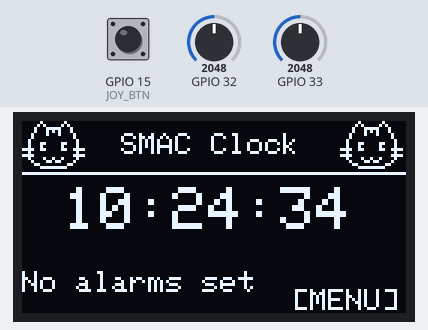
A sketch run on a simulated ESP32. Parts: 128×64 one-colour display. The test bench sets the inputs (shaded band); at power-on: GPIO 15 (JOY_BTN) HIGH, GPIO 33 = 2048, GPIO 32 = 2048. WiFi joins after 1.5 s; servers stay silent unless stated; I2S audio is not simulated (input reads silence); the local clock reads 2024-03-15 10:24:30 at power-on unless the sketch sets it; what the sketch prints to the serial monitor is not drawn.

Above: at 3.7 s.
At 4.8 s:
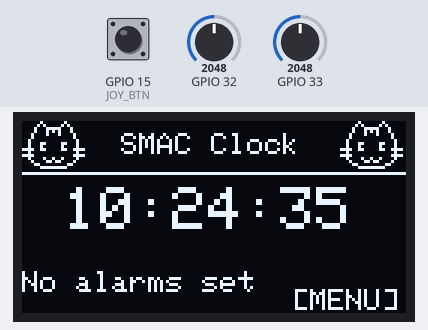
4.9 s: GPIO 15 (JOY_BTN) pulled LOW for 0.15 s
At 5.7 s:
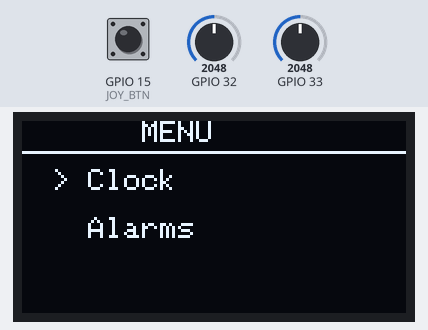
6.5 s: GPIO 33 set to 1053
8.0 s: GPIO 33 set to 936
At 8.15 s:
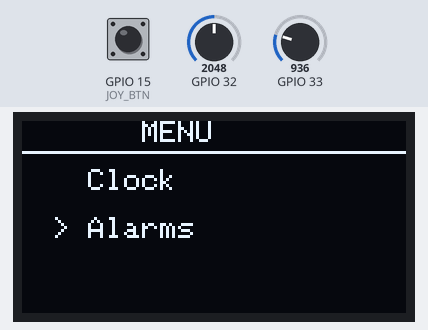
10.1 s: GPIO 15 (JOY_BTN) pulled LOW for 3.2 s
At 10.64 s:
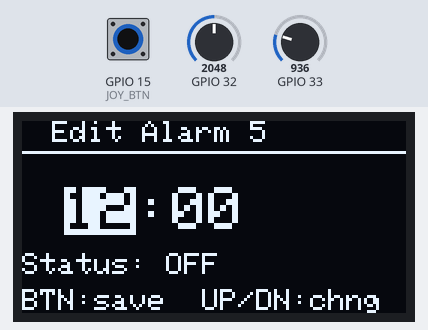
13.9 s: GPIO 15 (JOY_BTN) pulled LOW for 1 s
At 14.14 s:
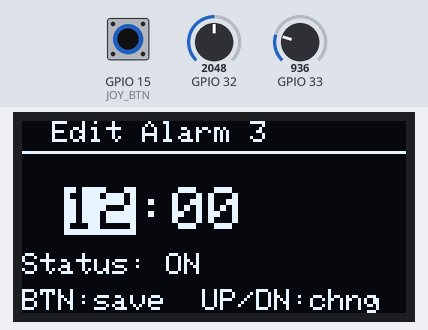
15.5 s: GPIO 33 set to 1040
Timing chart, 0 to 18.0 s (numbered marks = the images above; inputs shaded):
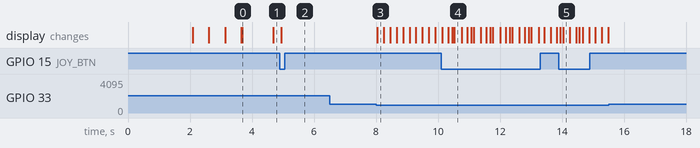

Measured:
- the behaviour switches between 1000 and 999 on GPIO 33 (found by bisection; images 2 and 3)
- after the input at 4.9 s, the display: changes after 0.05 s (image 2)
- after the input at 6.5 s, every drawn part: stays the same
- after the input at 8.0 s, the display: changes after 0.05 s (image 3)
- after the input at 10.1 s, the display: first changes at once (image 4 shows a later state)
- after the input at 13.9 s, the display: first changes at once (image 5 shows a later state)
- after the input at 15.5 s, every drawn part: stays the same
- what the display in image 0 shows lasts 1.0 s, from 3.7 s to 4.7 s

The sketch:

smac_program_5_alarm.ino
```cpp
#include <Wire.h>
#include <Adafruit_GFX.h>
#include <Adafruit_SSD1306.h>
#include "driver/i2s.h"
#include "driver/adc.h"
#include <math.h>
#include <WiFi.h>
#include <time.h>

const char* ssid     = "Eve";
const char* password = "iloveesp2026";

const char* ntpServer = "pool.ntp.org";
const long  gmtOffset = -18000;
const int   dstOffset = 3600;

#define SCREEN_WIDTH 128
#define SCREEN_HEIGHT 64
Adafruit_SSD1306 display(SCREEN_WIDTH, SCREEN_HEIGHT, &Wire, -1);

#define JOY_X    ADC1_CHANNEL_4
#define JOY_Y    ADC1_CHANNEL_5
#define JOY_BTN  15
#define JOY_HIGH 3000
#define JOY_LOW  1000

#define I2S_BCLK 12
#define I2S_LRC  14
#define I2S_DOUT 13

#define SAMPLE_RATE  44100
#define BEEP_FREQ    1000
#define BEEP_ON_MS   400
#define BEEP_OFF_MS  200
#define VOLUME       0.5

#define STOP_BTN JOY_BTN

// ── Screens ──
#define SCREEN_CLOCK        0
#define SCREEN_MENU         1
#define SCREEN_ALARM_LIST   2  // shows all alarms
#define SCREEN_SET_ALARM    3  // edit one alarm
#define SCREEN_ALARM_ON     4

int currentScreen = SCREEN_CLOCK;

// ── Menu ──
int menuIndex = 0;
const int MENU_ITEMS = 2;
String menuOptions[] = {"Clock", "Alarms"};

// ── Time ──
int clockH = 0, clockM = 0, clockS = 0;

// ── Multiple Alarms ──
#define MAX_ALARMS 5  // max number of alarms

struct Alarm {
  int h;
  int m;
  bool active;  // is this alarm enabled
};

Alarm alarms[MAX_ALARMS] = {
  {7, 0, false},
  {8, 0, false},
  {9, 0, false},
  {10, 0, false},
  {11, 0, false}
};

int alarmListIndex = 0;  // which alarm is selected in list
int editingAlarm = 0;    // which alarm is being edited
int editField = 0;       // 0 = hours, 1 = minutes
bool alarmRinging = false;
int ringingAlarmIdx = -1; // which alarm triggered

// ── Debounce ──
unsigned long lastJoyMove = 0;
#define JOY_DEBOUNCE 200 //in miliseconds
unsigned long lastBtnPress = 0;
#define BTN_DEBOUNCE 300

// ── Cat image ──
static const unsigned char PROGMEM cat_bits[] = {
  0x02,0x02,0x00,0x05,0x05,0x00,0x08,0xf8,0x80,0x08,0xa8,0x80,
  0x10,0x88,0x40,0x10,0x00,0x40,0x20,0x00,0x20,0x23,0x06,0x20,
  0x22,0x04,0x20,0xf3,0x06,0x78,0x20,0x00,0x20,0xf0,0x00,0x78,
  0x21,0x24,0x20,0x10,0xd8,0x40,0x0c,0x01,0x80,0x03,0xfe,0x00
};


// ADC

void setupADC() {
  adc1_config_width(ADC_WIDTH_BIT_12);
  adc1_config_channel_atten(ADC1_CHANNEL_4, ADC_ATTEN_DB_11);
  adc1_config_channel_atten(ADC1_CHANNEL_5, ADC_ATTEN_DB_11);
}

int readJoyX() { return adc1_get_raw(JOY_X); }
int readJoyY() { return adc1_get_raw(JOY_Y); }

//I2S AUDIO

void setupI2S() {
  i2s_config_t i2s_config = {
    .mode = (i2s_mode_t)(I2S_MODE_MASTER | I2S_MODE_TX),
    .sample_rate = SAMPLE_RATE,
    .bits_per_sample = I2S_BITS_PER_SAMPLE_16BIT,
    .channel_format = I2S_CHANNEL_FMT_RIGHT_LEFT,
    .communication_format = I2S_COMM_FORMAT_STAND_I2S,
    .intr_alloc_flags = ESP_INTR_FLAG_LEVEL1,
    .dma_buf_count = 8,
    .dma_buf_len = 64,
    .use_apll = false,
    .tx_desc_auto_clear = true
  };
  i2s_pin_config_t pin_config = {
    .bck_io_num   = I2S_BCLK,
    .ws_io_num    = I2S_LRC,
    .data_out_num = I2S_DOUT,
    .data_in_num  = I2S_PIN_NO_CHANGE
  };
  i2s_driver_install(I2S_NUM_0, &i2s_config, 0, NULL);
  i2s_set_pin(I2S_NUM_0, &pin_config);
}

void playBeep(int freq, int durationMs) {
  int samples = (SAMPLE_RATE * durationMs) / 1000;
  int16_t buffer[64];
  int bufIdx = 0;
  size_t bytesWritten;
  for (int i = 0; i < samples; i++) {
    float sample = sin(2.0 * M_PI * freq * i / SAMPLE_RATE);
    float fade = 1.0;
    int fadeLen = SAMPLE_RATE / 100;
    if (i < fadeLen) fade = (float)i / fadeLen;
    if (i > samples - fadeLen) fade = (float)(samples - i) / fadeLen;
    int16_t val = (int16_t)(sample * VOLUME * fade * 32767);
    buffer[bufIdx++] = val;
    buffer[bufIdx++] = val;
    if (bufIdx >= 64) {
      i2s_write(I2S_NUM_0, buffer, sizeof(buffer), &bytesWritten, portMAX_DELAY);
      bufIdx = 0;
    }
  }
  if (bufIdx > 0) {
    i2s_write(I2S_NUM_0, buffer, bufIdx * sizeof(int16_t), &bytesWritten, portMAX_DELAY);
  }
}

void playSilence(int durationMs) {
  int samples = (SAMPLE_RATE * durationMs) / 1000;
  int16_t buffer[64] = {0};
  size_t bytesWritten;
  int sent = 0;
  while (sent < samples * 2) {
    i2s_write(I2S_NUM_0, buffer, sizeof(buffer), &bytesWritten, portMAX_DELAY);
    sent += 64;
  }
}

void alarmTask(void* param) {
  while (true) {
    if (alarmRinging) {
      playBeep(BEEP_FREQ, BEEP_ON_MS);
      playSilence(BEEP_OFF_MS);
      playBeep(BEEP_FREQ, BEEP_ON_MS);
      playSilence(BEEP_OFF_MS);
      playBeep(BEEP_FREQ, BEEP_ON_MS);
      playSilence(600);
    } else {
      vTaskDelay(100 / portTICK_PERIOD_MS);
    }
  }
}

// WIFI + NTP

void drawWifiScreen(int dots) {
  display.clearDisplay();
  display.setTextSize(1);
  display.setTextColor(WHITE);
  display.setCursor(20, 0);
  display.println("Connecting WiFi");
  display.drawLine(0, 10, 128, 10, WHITE);
  display.setCursor(0, 20);
  display.print(ssid);
  display.setCursor(0, 36);
  display.print("Please wait");
  for (int i = 0; i < dots; i++) display.print(".");
  display.display();
}

void connectWifi() {
  WiFi.mode(WIFI_STA);
  WiFi.begin(ssid, password);
  int dots = 0;
  while (WiFi.status() != WL_CONNECTED) {
    drawWifiScreen(dots % 4);
    dots++;
    delay(500);
  }
}

void syncTime() {
  configTime(gmtOffset, dstOffset, ntpServer);
  display.clearDisplay();
  display.setTextSize(1);
  display.setTextColor(WHITE);
  display.setCursor(25, 20);
  display.println("Syncing time...");
  display.display();
  struct tm timeinfo;
  int attempts = 0;
  while (!getLocalTime(&timeinfo) && attempts < 10) {
    delay(500);
    attempts++;
  }
  if (getLocalTime(&timeinfo)) {
    clockH = timeinfo.tm_hour;
    clockM = timeinfo.tm_min;
    clockS = timeinfo.tm_sec;
  }
}

void checkResync() {
  static unsigned long lastSync = 0;
  if (millis() - lastSync > 3600000) {
    lastSync = millis();
    struct tm timeinfo;
    if (getLocalTime(&timeinfo)) {
      clockH = timeinfo.tm_hour;
      clockM = timeinfo.tm_min;
      clockS = timeinfo.tm_sec;
    }
  }
}


// HELPERS

void printTwo(int val) {
  if (val < 10) display.print("0");
  display.print(val);
}

String getJoyDir() {
  if (millis() - lastJoyMove < JOY_DEBOUNCE) return "NONE";
  int x = readJoyX();
  int y = readJoyY();
  if (y < JOY_LOW)  { lastJoyMove = millis(); return "UP"; }
  if (y > JOY_HIGH) { lastJoyMove = millis(); return "DOWN"; }
  if (x > JOY_HIGH) { lastJoyMove = millis(); return "RIGHT"; }
  if (x < JOY_LOW)  { lastJoyMove = millis(); return "LEFT"; }
  return "NONE";
}

bool getBtnPress() {
  if (millis() - lastBtnPress < BTN_DEBOUNCE) return false;
  if (!digitalRead(JOY_BTN)) {
    lastBtnPress = millis();
    return true;
  }
  return false;
}

// CLOCK TICK

void tickClock() {
  static unsigned long lastTick = 0;
  if (millis() - lastTick >= 1000) {
    lastTick = millis();
    clockS++;
    if (clockS >= 60) { clockS = 0; clockM++; }
    if (clockM >= 60) { clockM = 0; clockH++; }
    if (clockH >= 24) { clockH = 0; }

    // check ALL alarms every second
    for (int i = 0; i < MAX_ALARMS; i++) {
      if (alarms[i].active &&
          clockH == alarms[i].h &&
          clockM == alarms[i].m &&
          clockS == 0) {
        alarmRinging = true;
        ringingAlarmIdx = i;
        currentScreen = SCREEN_ALARM_ON;
      }
    }
  }
}


// SCREENS

void drawClock() {
  display.clearDisplay();
  display.drawBitmap(0, 0, cat_bits, 22, 16, WHITE);
  display.drawBitmap(106, 0, cat_bits, 22, 16, WHITE);
  display.setTextSize(1);
  display.setTextColor(WHITE);
  display.setCursor(33, 4);
  display.println("SMAC Clock");
  display.drawLine(0, 17, 128, 17, WHITE);
  display.setTextSize(2);
  display.setCursor(14, 22);
  printTwo(clockH);
  display.print(":");
  printTwo(clockM);
  display.print(":");
  printTwo(clockS);

  // count active alarms
  int activeCount = 0;
  for (int i = 0; i < MAX_ALARMS; i++) {
    if (alarms[i].active) activeCount++;
  }

  display.setTextSize(1);
  display.setCursor(0, 50);
  if (activeCount > 0) {
    display.print(activeCount);
    display.print(" alarm");
    if (activeCount > 1) display.print("s");
    display.print(" set");
  } else {
    display.print("No alarms set");
  }
  display.setCursor(90, 56);
  display.print("[MENU]");
  display.display();
}

void drawMenu() {
  display.clearDisplay();
  display.setTextSize(1);
  display.setTextColor(WHITE);
  display.setCursor(40, 0);
  display.println("MENU");
  display.drawLine(0, 10, 128, 10, WHITE);
  for (int i = 0; i < MENU_ITEMS; i++) {
    display.setCursor(10, 16 + (i * 16));
    display.print(i == menuIndex ? "> " : "  ");
    display.println(menuOptions[i]);
  }
  display.display();
}

// shows list of all 5 alarms with on/off status
void drawAlarmList() {
  display.clearDisplay();
  display.setTextSize(1);
  display.setTextColor(WHITE);
  display.setCursor(22, 0);
  display.println("Alarms");
  display.drawLine(0, 10, 128, 10, WHITE);

  // show only 3 alarms at a time
  int startIdx = 0;
  if (alarmListIndex >= 3) startIdx = alarmListIndex - 2;

  for (int i = startIdx; i < MAX_ALARMS && i < startIdx + 3; i++) {
    int y = 14 + ((i - startIdx) * 14); // more spacing between rows

    display.setCursor(0, y);

    if (i == alarmListIndex) {
      display.print(">");
    } else {
      display.print(" ");
    }

    display.print(i + 1);
    display.print(": ");
    printTwo(alarms[i].h);
    display.print(":");
    printTwo(alarms[i].m);
    display.print(" ");

    if (alarms[i].active) {
      display.print("[ON] ");
    } else {
      display.print("[OFF]");
    }
  }

  // scroll indicator
  display.setCursor(120, 14);
  display.print(alarmListIndex + 1);
  display.setCursor(120, 22);
  display.print("/");
  display.setCursor(120, 30);
  display.print(MAX_ALARMS);

  // instructions with more breathing room
  display.drawLine(0, 52, 128, 52, WHITE);
  display.setCursor(0, 56);
  display.print("BTN:edit L/R:on/off");

  display.display();
}
// edit a specific alarm time
void drawSetAlarm() {
  display.clearDisplay();
  display.setTextSize(1);
  display.setCursor(10, 0);
  display.print("Edit Alarm ");
  display.println(editingAlarm + 1);
  display.drawLine(0, 10, 128, 10, WHITE);

  display.setTextSize(2);
  display.setCursor(14, 22);

  if (editField == 0) {
    display.setTextColor(BLACK, WHITE);
    printTwo(alarms[editingAlarm].h);
    display.setTextColor(WHITE);
  } else {
    printTwo(alarms[editingAlarm].h);
  }

  display.print(":");

  if (editField == 1) {
    display.setTextColor(BLACK, WHITE);
    printTwo(alarms[editingAlarm].m);
    display.setTextColor(WHITE);
  } else {
    printTwo(alarms[editingAlarm].m);
  }

  // show active status
  display.setTextSize(1);
  display.setCursor(0, 44);
  display.print("Status: ");
  display.print(alarms[editingAlarm].active ? "ON" : "OFF");

  display.setCursor(0, 56);
  display.print("BTN:save  UP/DN:chng");
  display.display();
}

void drawAlarmOn() {
  display.clearDisplay();
  display.drawBitmap(0, 0, cat_bits, 22, 16, WHITE);
  display.drawBitmap(106, 0, cat_bits, 22, 16, WHITE);
  display.setTextSize(2);
  display.setCursor(15, 18);
  display.println("WAKE UP!");

  // show which alarm triggered
  display.setTextSize(1);
  display.setCursor(30, 38);
  if (ringingAlarmIdx >= 0) {
    display.print("Alarm ");
    display.print(ringingAlarmIdx + 1);
    display.print(": ");
    printTwo(alarms[ringingAlarmIdx].h);
    display.print(":");
    printTwo(alarms[ringingAlarmIdx].m);
  }

  display.setCursor(5, 52);
  display.println("SMACK ME to stop!");
  display.display();
}


// HANDLERS

void handleMenu() {
  String dir = getJoyDir();
  if (dir == "UP")   menuIndex = (menuIndex - 1 + MENU_ITEMS) % MENU_ITEMS;
  if (dir == "DOWN") menuIndex = (menuIndex + 1) % MENU_ITEMS;
  if (getBtnPress()) {
    if (menuIndex == 0) currentScreen = SCREEN_CLOCK;
    if (menuIndex == 1) {
      currentScreen = SCREEN_ALARM_LIST;
      alarmListIndex = 0;
    }
  }
}

void handleAlarmList() {
  String dir = getJoyDir();

  // up/down scrolls through alarms
  if (dir == "UP")   alarmListIndex = (alarmListIndex - 1 + MAX_ALARMS) % MAX_ALARMS;
  if (dir == "DOWN") alarmListIndex = (alarmListIndex + 1) % MAX_ALARMS;

  // left/right toggles alarm on/off
  if (dir == "LEFT" || dir == "RIGHT") {
    alarms[alarmListIndex].active = !alarms[alarmListIndex].active;
  }

  // button press opens edit screen for selected alarm
  if (getBtnPress()) {
    editingAlarm = alarmListIndex;
    editField = 0;
    currentScreen = SCREEN_SET_ALARM;
  }
}

void handleSetAlarm() {
  String dir = getJoyDir();

  if (dir == "LEFT")  editField = 0;
  if (dir == "RIGHT") editField = 1;

  if (editField == 0) {
    if (dir == "UP")   alarms[editingAlarm].h = (alarms[editingAlarm].h + 1) % 24;
    if (dir == "DOWN") alarms[editingAlarm].h = (alarms[editingAlarm].h - 1 + 24) % 24;
  }
  if (editField == 1) {
    if (dir == "UP")   alarms[editingAlarm].m = (alarms[editingAlarm].m + 1) % 60;
    if (dir == "DOWN") alarms[editingAlarm].m = (alarms[editingAlarm].m - 1 + 60) % 60;
  }

  // button saves and goes back to alarm list
  if (getBtnPress()) {
    alarms[editingAlarm].active = true; // auto enable when saved
    currentScreen = SCREEN_ALARM_LIST;
  }
}


// SETUP

void setup() {
  Serial.begin(115200);
  pinMode(JOY_BTN, INPUT_PULLUP);
  pinMode(STOP_BTN, INPUT_PULLUP);

  setupADC();

  display.begin(SSD1306_SWITCHCAPVCC, 0x3C);
  display.clearDisplay();

  display.drawBitmap(30, 10, cat_bits, 22, 16, WHITE);
  display.drawBitmap(76, 10, cat_bits, 22, 16, WHITE);
  display.setTextSize(1);
  display.setTextColor(WHITE);
  display.setCursor(20, 32);
  display.println("S.M.A.C Clock");
  display.setCursor(10, 45);
  display.println("Smart Moving Alarm");
  display.display();
  delay(2000);

  connectWifi();
  syncTime();

  setupI2S();
  xTaskCreatePinnedToCore(alarmTask, "AlarmTask", 4096, NULL, 1, NULL, 0);

  currentScreen = SCREEN_CLOCK;
  Serial.println("SMAC ready!");
}


// LOOP

void loop() {
  tickClock();
  checkResync();

  if (currentScreen == SCREEN_CLOCK) {
    drawClock();
    if (getBtnPress()) {
      currentScreen = SCREEN_MENU;
      menuIndex = 0;
    }
  }
  else if (currentScreen == SCREEN_MENU) {
    drawMenu();
    handleMenu();
  }
  else if (currentScreen == SCREEN_ALARM_LIST) {
    drawAlarmList();
    handleAlarmList();
  }
  else if (currentScreen == SCREEN_SET_ALARM) {
    drawSetAlarm();
    handleSetAlarm();
  }
  else if (currentScreen == SCREEN_ALARM_ON) {
    drawAlarmOn();
    if (!digitalRead(STOP_BTN)) {
      delay(50);
      alarmRinging = false;
      currentScreen = SCREEN_CLOCK;
    }
  }
}
```
